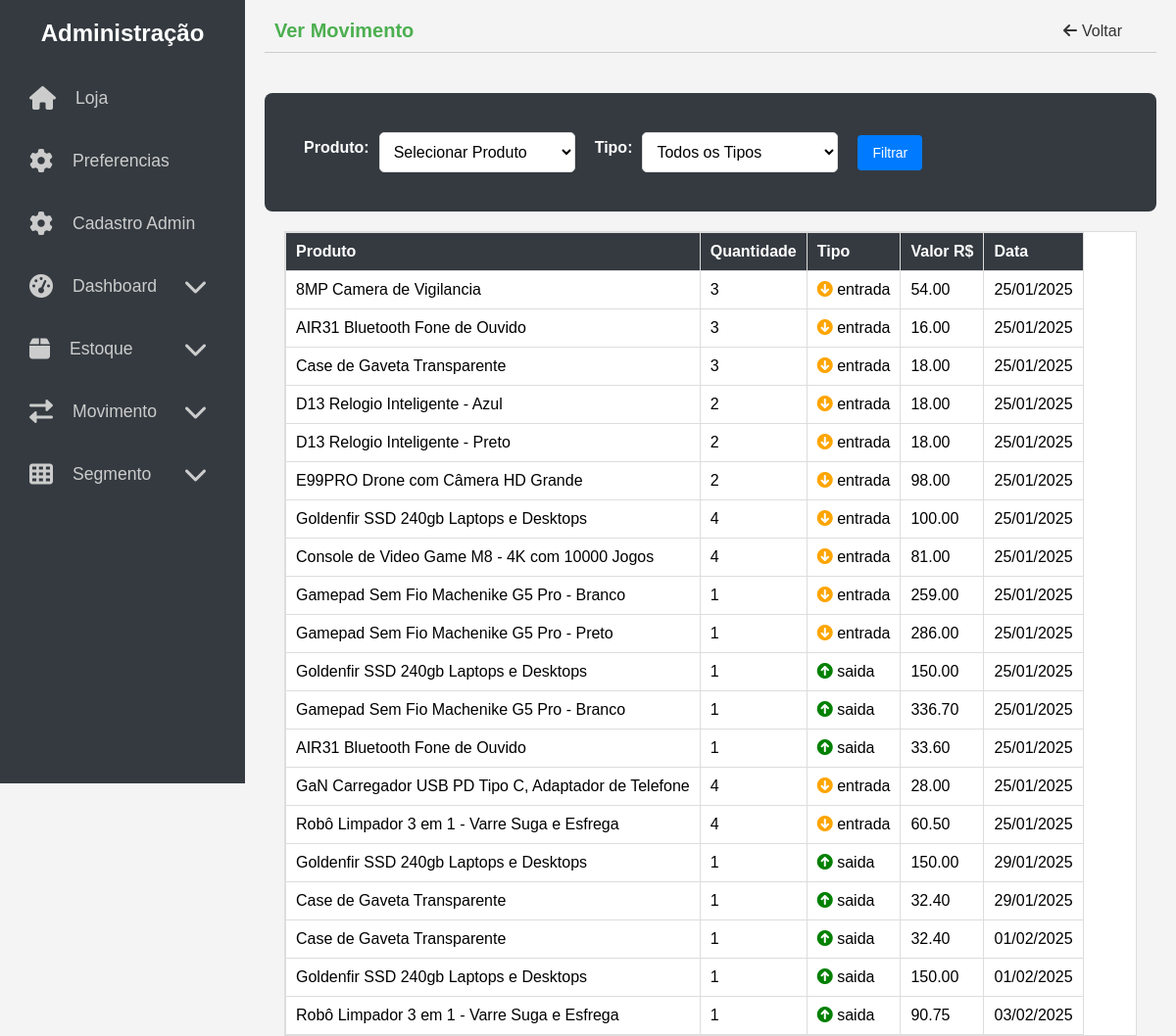
/admin/estoque/movimento/ver, run on the app's committed database.
### models.py (models this page shows, shortened)
class Produto(db.Model):
    id = db.Column(db.Integer, primary_key=True)
    nome = db.Column(db.String(100), nullable=False)
    descricao = db.Column(db.String(255))
    preco_venda = db.Column(db.Numeric(10, 2), nullable=False, default=Decimal('0.00'))
    preco_custo = db.Column(db.Numeric(10, 2), nullable=False, default=Decimal('0.00'))
    margem_lucro = db.Column(db.Numeric(10, 2), nullable=False, default=Decimal('20.00'))
    subcategoria_id = db.Column(db.Integer, db.ForeignKey('subcategoria.id'), nullable=True)
    codigo_barra = db.Column(db.String(13), unique=True, nullable=False)
    imagem_codigo_barra = db.Column(db.String(500))
    status = db.Column(db.String(50), default="ativo")
    peso = db.Column(db.Float, nullable=False)
    largura = db.Column(db.Float, nullable=False)
    altura = db.Column(db.Float, nullable=False)
    comprimento = db.Column(db.Float, nullable=False)

class MovimentacaoEstoque(db.Model):
    id = db.Column(db.Integer, primary_key=True)
    produto_id = db.Column(db.Integer, db.ForeignKey('produto.id', ondelete='CASCADE'), nullable=False)
    produto = db.relationship('Produto', backref='movimentacoes', lazy=True)
    tipo = db.Column(db.String(50))  # 'entrada', 'saida' (venda ou outra movimentação)
    quantidade = db.Column(db.Integer)
    valor = db.Column(db.Numeric(10, 2), nullable=False, default=Decimal('0.00'))  # Preço de custo na movimentação
    data = db.Column(db.DateTime, default=db.func.current_timestamp())

### views/admin/estoque.py (the view)
@estoque_bp.route('/movimento/ver', methods=['GET', 'POST'], strict_slashes=False)
def ver_movimento():
    form = VerMovimentoForm()
    produtos = Produto.query.order_by(Produto.nome.asc()).all()
    form.produto_id.choices = [(0, "Selecionar Produto")] + \
        [(produto.id, produto.nome) for produto in produtos]
    produto_id = form.produto_id.data
    tipo = form.tipo_movimentacao.data
    query = MovimentacaoEstoque.query
    if produto_id:
        query = query.filter_by(produto_id=produto_id)
    if tipo:
        query = query.filter_by(tipo=tipo)
    movimentacoes = query.all()
    movimentacoes_com_produtos = []
    for movimentacao in movimentacoes:
        produto = Produto.query.get(movimentacao.produto_id)
        produto_nome = produto.nome if produto else 'Produto não encontrado'
        movimentacoes_com_produtos.append({
            'produto': produto_nome,
            'quantidade': movimentacao.quantidade,
            'tipo': movimentacao.tipo,
            'valor': movimentacao.valor,
            'data': movimentacao.data.strftime('%d/%m/%Y')
        })
    return render_template(
        'admin/estoque/ver_movimento.html',
        form=form,
        movimentacoes=movimentacoes_com_produtos,
        page_title='Ver Movimento'
    )

### forms/frm_estoque.py
class VerMovimentoForm(FlaskForm):
    produto_id = SelectField('Produto', coerce=int, default=None, choices=[], validators=[Optional()])
    tipo_movimentacao = SelectField('Tipo de Movimentação', choices=[
        ('', 'Todos os Tipos'),
        ('entrada', 'Entrada'),
        ('saida', 'Saída')
    ], default='', validators=[Optional()])

### app.py (called while the page is built)
@app.context_processor
def inject_categorias():
    categorias_db = Categoria.query.all()
    categorias = sorted(
        ((categoria.id, categoria) for categoria in categorias_db),
        key=lambda x: x[1].nome
    )
    categorias_dict = {}
    for categoria_id, categoria in categorias:
        icon = categoria.icone if categoria.icone else 'fas fa-question'
        categoria.icon = icon  # Adiciona o ícone dinamicamente à categoria
        categorias_dict[categoria_id] = categoria
    return {'categorias': categorias_dict}

### templates/admin/estoque/ver_movimento.html (shortened to what this page needs)
{% extends 'admin/base.html' %}
{% block content %}
<div class="search-container">
    <form method="POST" class="form-inline">
        <label for="produto_id">Produto:</label>
        {{ form.produto_id(class="form-control") }}
        <label for="tipo_movimentacao">Tipo:</label>
        {{ form.tipo_movimentacao(class="form-control") }}
        <button type="submit" class="btn">Filtrar</button>
    </form>
</div>
<table id="selectLine">
    <tr>
        <th>Produto</th>
        <th>Quantidade</th>
        <th>Tipo</th>
        <th>Valor R$</th>
        <th>Data</th>
    </tr>
    {% for movimentacao in movimentacoes %}
    <tr>
        <td>{{ movimentacao.produto }}</td>
        <td>{{ movimentacao.quantidade }}</td>
        <td>
            {% if movimentacao.tipo == 'entrada' %}
                <i class="fa fa-arrow-circle-down" style="color: orange;" title="Entrada"></i>
            {% elif movimentacao.tipo == 'saida' %}
                <i class="fa fa-arrow-circle-up" style="color: green;" title="Saída"></i>
            {% endif %}
            {{ movimentacao.tipo }}
        </td>
        <td>{{ movimentacao.valor | round(2) }}</td>
        <td>{{ movimentacao.data }}</td>
    </tr>
    {% endfor %}
</table>
{% endblock %}

### static/css/admin/_geral.css (style rules this page uses)
* { margin: 0; padding: 0; box-sizing: border-box; }
body { font-family: Arial, sans-serif; background-color: #f4f4f4; color: #333; padding-left: 270px; padding-right: 20px; padding-top: 10px; }
.search-container { background-color: #343a40; padding: 20px; border-radius: 8px; width: auto; display: flex; justify-content: flex-start; align-items: center; margin-bottom: 20px; color: #fff; }
.search-container form { display: flex; align-items: center; justify-content: flex-start; }
.search-container .form-control { margin-right: 10px; width: auto; min-width: 200px; max-width: 100%; }
.search-container .btn { background-color: #007bff; color: #fff; border: none; padding: 10px 15px; border-radius: 4px; transition: background-color 0.3s ease; }
td { background-color: transparent !important; color: black; }
table { width: calc(100% - 40px); border-collapse: collapse; margin-top: 10px; margin-left: 20px; margin-right: 10px; background-color: white; display: block; max-height: 900px; overflow-y: auto; }
table, th, td { border: 1px solid #ddd; }
th { background-color: #343a40; color: #fff; padding: 10px; text-align: left; position: sticky; top: 0; z-index: 1; }
td { background-color: white; padding: 10px; text-align: left; }
form { padding: 20px; border-radius: 8px; width: 50%; margin: 0 auto; }
.form-inline { display: flex; justify-content: flex-start; gap: 10px; align-items: center; width: auto; margin: 0; }
.form-inline .form-control { width: 150px; margin-bottom: 0; }
.form-inline button { margin-top: 0; }
form .form-control { margin-bottom: 25px; }
label { display: block; margin-bottom: 10px; font-weight: bold; }
select { width: 100%; padding: 10px; margin-bottom: 20px; border: 1px solid #ddd; border-radius: 5px; background-color: white; font-size: 16px; margin-right: 10px; max-width: 250px; }
.btn { display: inline-flex; align-items: center; padding: 10px 20px; font-size: 14px; border-radius: 5px; background-color: #495057; text-decoration: none; color: white; text-align: center; cursor: pointer; margin-top: 20px; margin-right: 10px; border: none; transition: background-color 0.3s ease, transform 0.3s ease; }

### data on the page
Produto: produto "8MP Camera de Vigilancia"
MovimentacaoEstoque: tipo "entrada", valor "54.00"
Produto: produto "AIR31 Bluetooth Fone de Ouvido" "AIR31 Bluetooth Fone de Ouvido"
MovimentacaoEstoque: tipo "entrada", valor "16.00"
Produto: produto "Case de Gaveta Transparente" "Case de Gaveta Transparente" "Case de Gaveta Transparente"
MovimentacaoEstoque: tipo "entrada", valor "18.00"
Produto: produto "D13 Relogio Inteligente - Azul"
MovimentacaoEstoque: tipo "entrada", valor "18.00"
Produto: produto "D13 Relogio Inteligente - Preto"
MovimentacaoEstoque: tipo "entrada", valor "18.00"
Produto: produto "E99PRO Drone com Câmera HD Grande"
MovimentacaoEstoque: tipo "entrada", valor "98.00"
Produto: produto "Goldenfir SSD 240gb Laptops e Desktops" "Goldenfir SSD 240gb Laptops e Desktops" "Goldenfir SSD 240gb Laptops e Desktops" "Goldenfir SSD 240gb Laptops e Desktops"
MovimentacaoEstoque: tipo "entrada", valor "100.00"
Produto: produto "Console de Video Game M8 - 4K com 10000 Jogos"
MovimentacaoEstoque: tipo "entrada", valor "81.00"
Produto: produto "Gamepad Sem Fio Machenike G5 Pro - Branco" "Gamepad Sem Fio Machenike G5 Pro - Branco"
MovimentacaoEstoque: tipo "entrada", valor "259.00"
Produto: produto "Gamepad Sem Fio Machenike G5 Pro - Preto"
MovimentacaoEstoque: tipo "entrada", valor "286.00"
MovimentacaoEstoque: tipo "saida", valor "150.00"
MovimentacaoEstoque: tipo "saida", valor "336.70"
MovimentacaoEstoque: tipo "saida", valor "33.60"
Produto: produto "GaN Carregador USB PD Tipo C, Adaptador de Telefone"
MovimentacaoEstoque: tipo "entrada", valor "28.00"
Produto: produto "Robô Limpador 3 em 1 - Varre Suga e Esfrega" "Robô Limpador 3 em 1 - Varre Suga e Esfrega"
MovimentacaoEstoque: tipo "entrada", valor "60.50"
MovimentacaoEstoque: tipo "saida", valor "150.00"
MovimentacaoEstoque: tipo "saida", valor "32.40"
MovimentacaoEstoque: tipo "saida", valor "32.40"
MovimentacaoEstoque: tipo "saida", valor "150.00"
MovimentacaoEstoque: tipo "saida", valor "90.75"

### other printed values
{{ page_title or "Administração" }} "Ver Movimento"
{{ movimentacao.quantidade }} "3" "3" "3" "2" "2" "2" "4" "4" "1" "1" "1" "1" "1" "4" "4" "1" "1" "1" "1" "1"
{{ movimentacao.data }} "25/01/2025" "25/01/2025" "25/01/2025" "25/01/2025" "25/01/2025" "25/01/2025" "25/01/2025" "25/01/2025" "25/01/2025" "25/01/2025" "25/01/2025" "25/01/2025" "25/01/2025" "25/01/2025" "25/01/2025" "29/01/2025" "29/01/2025" "01/02/2025" "01/02/2025" "03/02/2025"
